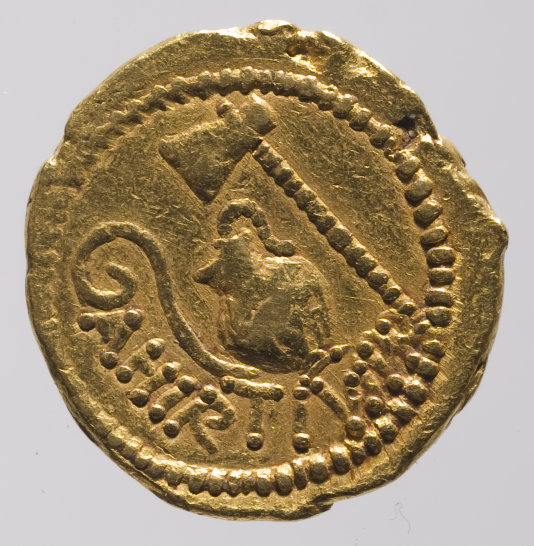
#> input picture dataset/testing/emas/class321_image3.png, 1067 x 1091 px, found by its file name (shown at 1/2 size); its folder holds only this picture in this run
$ jupyter execute --allow-errors final-project.ipynb
#> lines starting #> are read from the running program, lines starting #| are printed output that depends on the picture; after the words box and inside, x2 and y2 are one past the last pixel; in counts of white or black regions, pixels touching at a corner belong together; pictures that were not available may be replaced by others from this repository, and a replacement may not be noted
## Prepare dan Collect Data

[cell 1]
from google.colab import drive
drive.mount('/content/drive')
#untuk menghubungkan gdrive ke google colaboratory

import os
#os digunakan untuk berinteraksi dengan sistem operasi
import cv2
#cv2 (OpenCV) digunakan untuk memanipulasi gambar
import numpy as np
#numpy digunakan untuk operasi numerik
import math
#math digunakan untuk fungsi matematika
import matplotlib.pyplot as plt
#matplotlib.pyplot digunakan untuk visualisasi data

from sklearn.svm import LinearSVC
#LinearSVC adalah implementasi Support Vector Classifier pada scikit-learn

from sklearn.model_selection import train_test_split
#train_test_split digunakan untuk membagi data menjadi data pelatihan dan data pengujian.

#Mendefinisikan kelas dan label
classes = {
    'emas': 0,
    'perunggu': 1
}

# Mendefinisikan path dataset koin training
training_dataset_path = '/content/drive/MyDrive/pengolahan citra digital/fp/dataset/dataset/training'

## Pre-Process

[cell 2]
# Fungsi untuk melakukan pre-process dengan metode resampling
def resample(image, new_size):
    #Fungsi resample digunakan untuk pre-processing pada gambar dengan metode resampling, ini menerima dua parameter, yaitu image dan new_size
    height, width = new_size
    # ada baris ke-3, new_size digunakan untuk mendapatkan tinggi(height) dan lebar(width) baru
    resized_image = cv2.resize(image, (width, height))
    # menggunakan fungsi cv2.resize diubah ukurannya menjadi new_size
    return resized_image
    # Gambar hasil resampling (resized_image) kemudian dikembalikan.


# Fungsi untuk membaca dataset koin training dan melakukan pre-process
def preprocess_dataset(dataset_path, classes, new_size):
    images = []  # List untuk menyimpan gambar-gambar
    labels = []  # List untuk menyimpan label-label

    for class_name, class_label in classes.items():  # Loop untuk setiap kelas dalam kamus classes
        class_path = os.path.join(dataset_path, class_name)  # Path lengkap ke folder kelas
        for image_name in os.listdir(class_path):  # Loop untuk setiap gambar dalam folder kelas
            image_path = os.path.join(class_path, image_name)  # Path lengkap ke gambar
            image = cv2.imread(image_path)  # Membaca gambar
            if image is not None:  # Memastikan gambar berhasil dibaca
                resized_image = resample(image, new_size)  # Resampling gambar
                images.append(resized_image)  # Menambahkan gambar yang sudah diresample ke list images
                labels.append(class_label)  # Menambahkan label kelas ke list labels

    return images, labels  # Mengembalikan images dan labels sebagai output fungsi


# Lakukan pre-process terhadap dataset koin training
new_size = (100, 100)  # Mendefinisikan ukuran baru untuk resampling
# ukuran (100, 100) mungkin dipilih sebagai ukuran yang memadai untuk mempertahankan informasi kunci
# pada gambar koin dalam dataset, sambil tetap mempertahankan efisiensi pemrosesan.

images, labels = preprocess_dataset(training_dataset_path, classes, new_size)  # Melakukan pre-process terhadap dataset koin training
#> in preprocess_dataset, image is the input picture: shape (1091, 1067, 3); mean B, G, R 115.5, 143.7, 161.3
#> in resample, `resized_image = cv2.resize(image, (width, height))`:
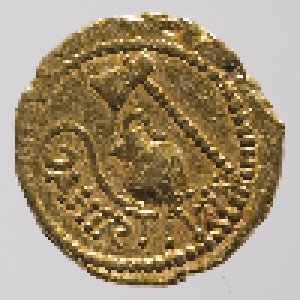
#> resized_image: shape (100, 100, 3) (shown 3 times larger); mean B, G, R 115.5, 143.8, 161.3
#> images = 2 items; labels = [0, 1]


# Tampilkan contoh gambar setelah resampling
plt.figure(figsize=(8, 8))  # Membuat figure plot dengan ukuran 8x8
#> (the rest of this cell did not finish here and is left out)

## Segmentation

[cell 3]
# Fungsi untuk melakukan segmentasi dengan metode Canny Edge Detection dan menimpa garis tepi di atas gambar asli
def segment_canny(image):
    edges = cv2.Canny(image, 50, 150)  # Menggunakan metode Canny Edge Detection dengan threshold 50 dan 150
    segmented_image = np.copy(image)  # Membuat salinan gambar asli
    segmented_image[edges != 0] = (0, 0, 0)  # Mengganti warna garis tepi menjadi hitam
    return segmented_image

# Fungsi untuk melakukan segmentasi pada dataset koin training
def segment_dataset(images):
    segmented_images = []  # List untuk menyimpan gambar-gambar hasil segmentasi
    for image in images:  # Loop untuk setiap gambar dalam dataset
        segmented_image = segment_canny(image)  # Melakukan segmentasi pada gambar menggunakan fungsi segment_canny
        segmented_images.append(segmented_image)  # Menambahkan gambar hasil segmentasi ke list segmented_images
    return segmented_images

# Lakukan segmentasi pada dataset koin training
segmented_images = segment_dataset(images)
#> the loop in segment_dataset, `for image in images:` made 2 passes
#> pass 1, in segment_canny, `edges = cv2.Canny(image, 50, 150)`:
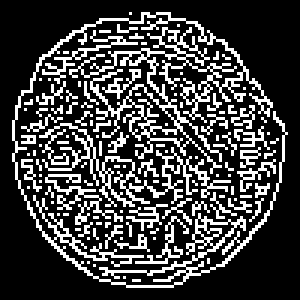
#> edges: shape (100, 100) (shown 3 times larger); 24.8% white in thin lines or dots, all inside (x1, y1, x2, y2) = (4, 4, 96, 96)
#> pass 1, in segment_dataset, `segmented_image = segment_canny(image)`:
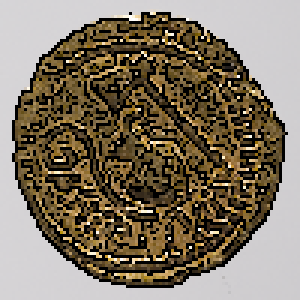
#> segmented_image: shape (100, 100, 3) (shown 3 times larger); mean B, G, R 98.8, 116.1, 127.3
#> after the loop in segment_dataset, `for image in images:`: segmented_images = 2 items
#> segmented_images = 2 items

# Tampilkan contoh gambar hasil segmentasi
plt.figure(figsize=(8, 8))  # Membuat figure plot dengan ukuran 8x8

#> (the rest of this cell did not finish here and is left out)

## Augmentation

[cell 4]
# Fungsi untuk melakukan augmentasi dengan metode Gaussian
def augment_gaussian(image, mean=0, std=0.1):
    noise = np.random.normal(mean, std, image.shape)  # Membuat noise dengan distribusi Gaussian
    augmented_image = np.clip(image + noise, 0, 255).astype(np.uint8)  # Menambahkan noise pada gambar dengan batasan nilai piksel 0-255
    return augmented_image

# Fungsi untuk melakukan augmentasi pada dataset koin training
def augment_dataset(images):
    augmented_images = []  # List untuk menyimpan gambar-gambar hasil augmentasi
    for image in images:  # Loop untuk setiap gambar dalam dataset
        augmented_image = augment_gaussian(image)  # Melakukan augmentasi pada gambar menggunakan fungsi augment_gaussian
        augmented_images.append(augmented_image)  # Menambahkan gambar hasil augmentasi ke list augmented_images
    return augmented_images


# Lakukan augmentasi pada dataset koin training
augmented_images = augment_dataset(segmented_images)  # Lakukan augmentasi pada dataset koin training
#> the loop in augment_dataset, `for image in images:` made 2 passes
#> augmented_images = 2 items


# Tampilkan contoh gambar hasil augmentasi
plt.figure(figsize=(8, 8))  # Membuat figure plot dengan ukuran 8x8
#> (the rest of this cell did not finish here and is left out)

## Feature Extration

[cell 5]
# Fungsi untuk melakukan ekstraksi fitur dengan metode HSV
def extract_features_hsv(image):
    hsv_image = cv2.cvtColor(image, cv2.COLOR_BGR2HSV)  # Konversi gambar ke ruang warna HSV
    hue_histogram = cv2.calcHist([hsv_image], [0], None, [256], [0, 256])  # Menghitung histogram Hue
    saturation_histogram = cv2.calcHist([hsv_image], [1], None, [256], [0, 256])  # Menghitung histogram Saturation
    value_histogram = cv2.calcHist([hsv_image], [2], None, [256], [0, 256])  # Menghitung histogram Value
    features = np.concatenate((hue_histogram, saturation_histogram, value_histogram), axis=None)  # Menggabungkan histogram menjadi satu fitur
    features /= np.sum(features)  # Normalisasi fitur
    return features

# Fungsi untuk melakukan ekstraksi fitur pada dataset koin training
def extract_features_dataset(images):
    features = []  # List untuk menyimpan fitur-fitur hasil ekstraksi
    for image in images:  # Loop untuk setiap gambar dalam dataset
        extracted_features = extract_features_hsv(image)  # Melakukan ekstraksi fitur pada gambar menggunakan fungsi extract_features_hsv
        features.append(extracted_features)  # Menambahkan fitur hasil ekstraksi ke list features
    return features


# Lakukan ekstraksi fitur pada dataset koin training
extracted_features = extract_features_dataset(images)
#> the loop in extract_features_dataset, `for image in images:` made 2 passes
#> extracted_features = 2 items

# Tampilkan contoh hasil ekstraksi fitur
plt.figure(figsize=(8, 8))  # Membuat gambar (figure) dengan ukuran 8x8

#> (the rest of this cell did not finish here and is left out)

## Training

[cell 6]
# Fungsi untuk melakukan klasifikasi dengan metode SVM
def classify_svm(features, labels):
    # Membagi dataset menjadi data latih dan data uji menggunakan train_test_split
    X_train, X_test, y_train, y_test = train_test_split(features, labels, test_size=0.2, random_state=42)
    # Membuat objek model SVM dengan LinearSVC()
    svm_model = LinearSVC()
    # Melatih model SVM dengan data latih menggunakan metode fit()
    svm_model.fit(X_train, y_train)
    # Memprediksi label untuk data uji menggunakan model yang telah dilatih
    y_pred = svm_model.predict(X_test)
    # Menghitung akurasi klasifikasi dengan membandingkan label prediksi (y_pred) dengan label sebenarnya (y_test)
    accuracy = (y_pred == y_test).mean()
    # Mengembalikan model SVM yang telah dilatih dan akurasi klasifikasi
    return svm_model, accuracy


# Fungsi untuk melakukan ekstraksi fitur menggunakan metode HSV
def extract_features(images):
    # Inisialisasi list features dan processed_images
    features = []
    processed_images = []
    # Loop melalui setiap gambar dalam list images
    for image in images:
        # Konversi gambar dari ruang warna BGR ke HSV menggunakan cv2.cvtColor()
        hsv_image = cv2.cvtColor(image, cv2.COLOR_BGR2HSV)
        # Ekstraksi fitur menggunakan komponen warna H, S, dan V
        h, s, v = cv2.split(hsv_image)
        # Ekstraksi fitur dilakukan dengan menghitung rata-rata (mean) dari komponen H, S, dan V
        feature = [np.mean(h), np.mean(s), np.mean(v)]
        # Menambahkan fitur ke dalam list features
        features.append(feature)
        # Menyimpan gambar yang telah diproses (hsv_image) ke dalam list processed_images
        processed_images.append(hsv_image)
    # Mengubah list features dan processed_images menjadi array numpy menggunakan np.array()
    return np.array(features), np.array(processed_images)


# Lakukan pre-process terhadap dataset koin training
images, labels = preprocess_dataset(training_dataset_path, classes, new_size) # Lakukan segmentasi terhadap dataset pre-process
segmented = segment_dataset(images) # Lakukan segmentasi terhadap dataset pre-process
#> the loop in segment_dataset (call 2), `for image in images:` made 2 passes
#> segmented = 2 items
augmented = augment_dataset(segmented) # Lakukan ekstraksi fitur menggunakan metode HSV
#> the loop in augment_dataset (call 2), `for image in images:` made 2 passes
#> augmented = 2 items
extracted_features, processed_images = extract_features(augmented) # Lakukan klasifikasi dengan metode SVM pada dataset koin training
#> the loop in extract_features, `for image in images:` made 2 passes
#> feature on passes 1 to 2: [58.38, 58.01, 127.1], [58.55, 58.01, 127.1]
#> pass 1, in extract_features, `h, s, v = cv2.split(hsv_image)`:
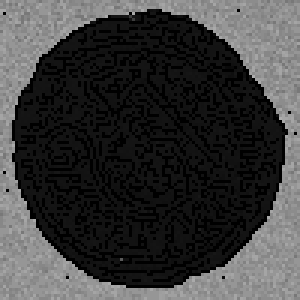
#> h: shape (100, 100) (shown 3 times larger); min 0, max 173, mean 58.4
#> pass 1, in extract_features, `h, s, v = cv2.split(hsv_image)`:
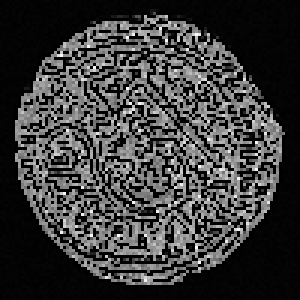
#> s: shape (100, 100) (shown 3 times larger); min 0, max 255, mean 58
#> pass 1, in extract_features, `h, s, v = cv2.split(hsv_image)`:
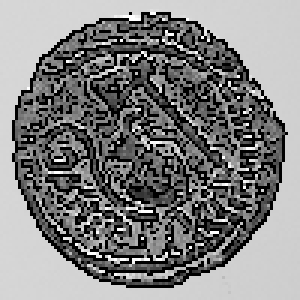
#> v: shape (100, 100) (shown 3 times larger); min 0, max 255, mean 127.1
#> after the loop in extract_features, `for image in images:`:
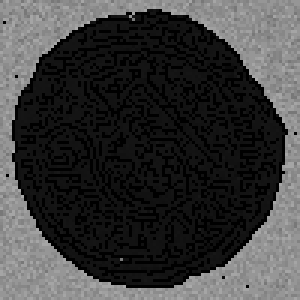
#> h: shape (100, 100) (shown 3 times larger); min 0, max 173, mean 58.6
#> after the loop in extract_features, `for image in images:`: hsv_image: shape (100, 100, 3); mean H, S, V 58.6, 58, 127.1
#> after the loop in extract_features, `for image in images:`: features = [[58.38, 58.01, 127.1], [58.55, 58.01, 127.1]]; processed_images = 2 items
#> extracted_features = [[58.38, 58.01, 127.1], [58.55, 58.01, 127.1]]
#> (the rest of this cell did not finish here and is left out)

#> in classify_svm, `X_train, X_test, y_train, y_test = train_test_split(features, labels, ..`: X_train = [[58.38, 58.01, 127.1]]; X_test = [[58.55, 58.01, 127.1]]; y_train = [0]; y_test = [1]

plt.figure(figsize=(8, 8))  # Membuat gambar baru dengan ukuran 8x8 inci
for i in range(4):  # Loop melalui 4 gambar untuk ditampilkan
    plt.subplot(2, 2, i + 1)  # Membuat subplot dengan 2 baris dan 2 kolom, dan memilih subplot ke-i+1
    plt.imshow((processed_images[i]))  # Menampilkan gambar yang telah diproses
    plt.title('Prediction: ' + str(svm_model.predict([extracted_features[i]])) + '\nActual: ' + str(labels[i]))  # Menambahkan judul subplot dengan prediksi dan label aktual
    plt.axis('off')  # Menyembunyikan sumbu x dan y pada gambar
plt.show()  # Menampilkan gambar dengan subplot yang telah dibuat


# Tampilkan akurasi klasifikasi
print("Akurasi klasifikasi dengan metode SVM:", accuracy)
